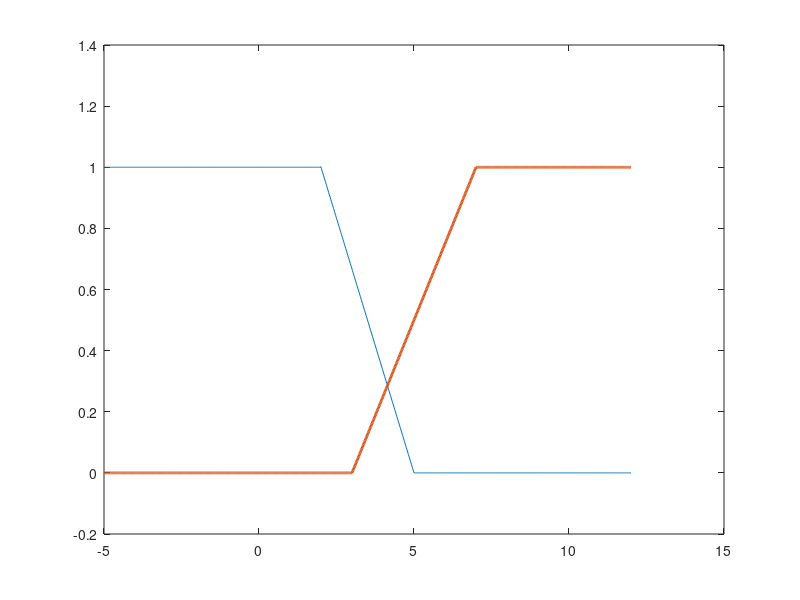

This chart was generated by the following MATLAB code:
function [] = plot_functions ()

    size = 1000;
    tol = 1e-2;
    x = linspace(-5, 12, size);
    A = zeros(1, size);
    B = A;

    i2 = find_num(x, 2, tol);
    i5 = find_num(x, 5, tol);
    i3 = find_num(x, 3, tol);
    i7 = find_num(x, 7, tol);

    % fprintf('i2 = %d\t x(i2) = %f\n', i2, x(i2))
    % fprintf('i5 = %d\t x(i5) = %f\n', i5, x(i5))
    % fprintf('i3 = %d\t x(i3) = %f\n', i3, x(i3))
    % fprintf('i7 = %d\t x(i2) = %f\n', i7, x(i7))

    A(1,1:i2) = 1;
    A(1,i2:i5) = 1 - (x(i2:i5)-2)/3;
    A(1, i5:size) = 0;

    B(1, 1:i3) = 0;
    B(1, i3:i7) = (x(i3:i7)-3)/4;
    B(1, i7:size) = 1;

    figure(1);
    plot(x, A, x, B, "LinEwidth", 2);

end

function [i] = find_num (x, num_to_find, tolerance)
    for i=1:size(x,2)
        if abs(x(1,i) - num_to_find) < tolerance
            return;
        end
    end
    i = -1;
end